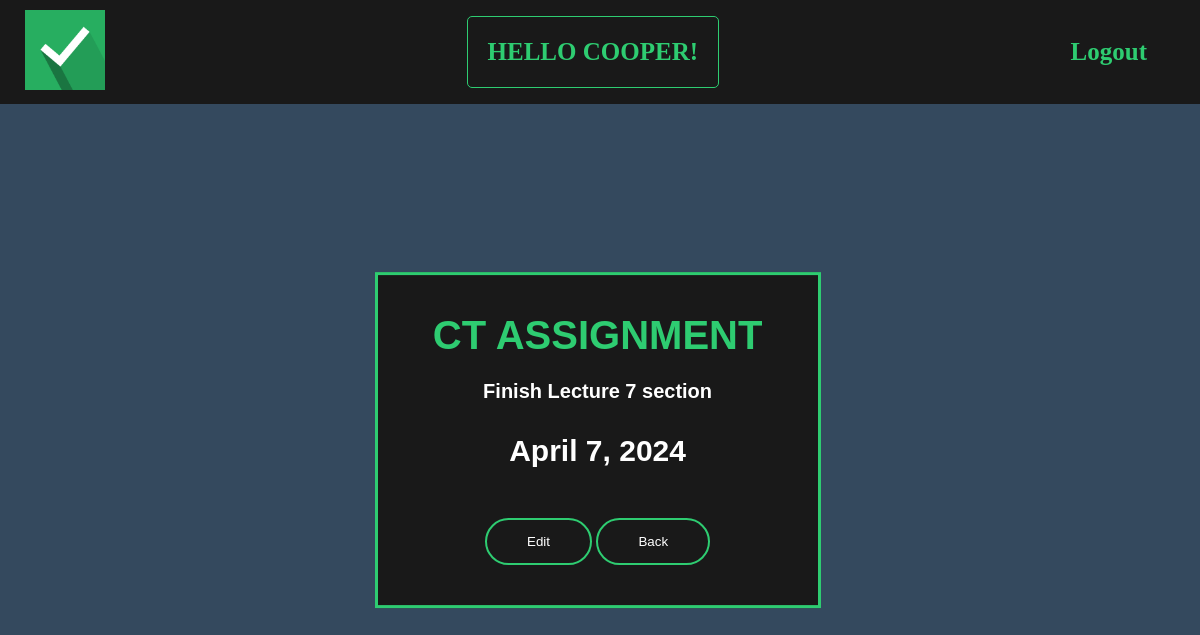
The app's page /task/44 (signed in) with its own data.
### todo/models.py (models this page shows, shortened)
class Task(models.Model):
    username = models.ForeignKey(User, on_delete=models.CASCADE, null=True, blank=True)
    title = models.CharField(max_length=100)
    desc = models.TextField(null=True, blank=True)
    due_date = models.DateField(auto_now_add=False, auto_now=False, blank=False)
    class Meta:
        ordering = ['due_date']

### todo/views.py (the view)
# urls.py: path('task/<int:pk>', detail, name='detail'),
@login_required
def detail(request, pk):
    task = Task.objects.get(pk=pk)
    context = {
        'task':task,
    }
    return render(request, 'todo/detail.html', context)

### todo/templates/todo/detail.html
{% extends 'todo/main.html' %}
{% block body %}
<div class="container">
    <div class="row">
        <h1>{{ task.title }}</h1>
        <h2>{{ task.desc }}</h2>
        <h3>{{ task.due_date }}</h3>
        <div>
            <a href="{% url 'todo:update-task' task.pk %}">
                <button>Edit</button>
            </a>
            <a href="{% url 'todo:task' %}">
                <button>Back</button>
            </a>
        </div>
    </div>
</div>
{% endblock %}

### todo/templates/todo/main.html (shortened to what this page needs)
{% load static %}
<!DOCTYPE html>
<html lang="en">
<head>
    <link rel="stylesheet" href="{% static 'todo/style.css' %}">
</head>
<body>
    <nav class="navbar">
        <div class="navdiv">
            <div class="logo">
                <a href="{% url 'todo:task' %}">
                    <img src="{% static 'todo/logo.png' %}">
                </a>
            </div>
            <div class="welcome">
                <h2>Hello {{ user.username }}!</h2>
            </div>
            <div class="logout">
                {% if user.is_authenticated %}
                <a href="{% url 'todo:logout' %}">Logout</a>
                {% endif %}
            </div>
        </div>
    </nav>
    <div class="box">
        {% block body %}
        {% endblock %}
    </div>
</body>
</html>

### todo/static/todo/style.css (style rules this page uses)
* { text-decoration: none; }
body { margin: 0; padding: 0; font-family: sans-serif; background: #34495e; }
.navbar { background: #191919; font-family: calibri; padding-right: 15px; padding-left: 15px; }
.navdiv { display: flex; align-items: center; justify-content: space-between; }
.logo a img { width: 80px; height: 80px; padding: 10px; }
.welcome { border: 1px solid #2ecc71; border-radius: 5px; align-content: center; }
.welcome h2 { color: #2ecc71; text-transform: uppercase; font-weight: 600; font-size: 25px; padding-left: 20px; padding-right: 20px; }
.logout a { color: #2ecc71; font-weight: 600; font-size: 25px; border-bottom: 2px solid transparent; padding-right: 38px; }
.box { width: 400px; padding-top: 10px; padding-right: 20px; padding-left: 20px; padding-bottom: 20px; position: absolute; top: 55%; left: 49.8%; transform: translate(-50%,-50%); border: 3px solid #2ecc71; background: #191919; text-align: center; word-wrap: break-word; }
.box h3 { color: #fff; font-weight: 300px; font-size: 30px; padding-left: 20px; padding-right: 20px; }
.row h1 { padding:1px; color: #2ecc71; margin-bottom: 20px; text-transform: uppercase; font-size: 40px; }
.row h2 { padding:1px; color: #fff; margin-bottom: 20px; font-size: 20px; }
.row button { border:0; background: none; display: inline-block; margin: 20px auto; text-align: center; border: 2px solid #2ecc71; padding: 14px 40px; outline: none; color: white; border-radius: 24px; transition: 0.25s; cursor: pointer; }

### records on screen
Task: title "CT ASSIGNMENT", desc "Finish Lecture 7 section", due_date "April 7, 2024"

### other values on screen
{{ user.username }} "COOPER"
